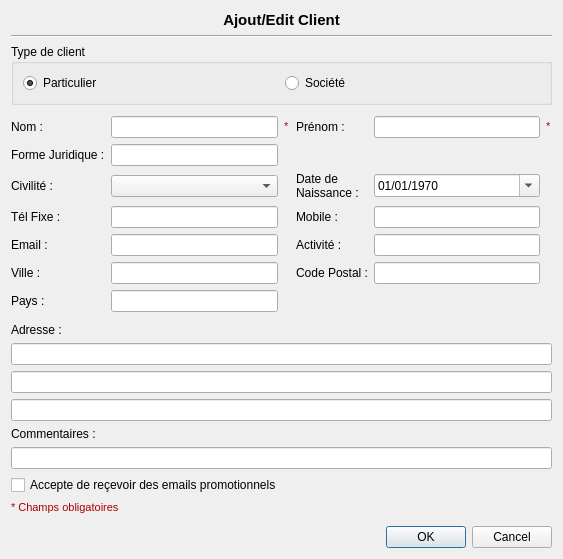
<?xml version="1.0" encoding="UTF-8"?>
<ui version="4.0">
 <class>DialogCustomer</class>
 <widget class="QDialog" name="DialogCustomer">
  <property name="windowModality">
   <enum>Qt::NonModal</enum>
  </property>
  <property name="geometry">
   <rect>
    <x>0</x>
    <y>0</y>
    <width>563</width>
    <height>559</height>
   </rect>
  </property>
  <property name="minimumSize">
   <size>
    <width>500</width>
    <height>0</height>
   </size>
  </property>
  <property name="maximumSize">
   <size>
    <width>16777215</width>
    <height>16777215</height>
   </size>
  </property>
  <property name="windowTitle">
   <string>Client</string>
  </property>
  <property name="windowIcon">
   <iconset resource="../ressources.qrc">
    <normaloff>:/app/customers</normaloff>:/app/customers</iconset>
  </property>
  <layout class="QVBoxLayout" name="verticalLayout_2">
   <item>
    <layout class="QVBoxLayout" name="verticalLayout">
     <item>
      <widget class="QLabel" name="labelTitle">
       <property name="font">
        <font>
         <pointsize>11</pointsize>
         <weight>75</weight>
         <bold>true</bold>
        </font>
       </property>
       <property name="text">
        <string>Ajout/Edit Client</string>
       </property>
       <property name="alignment">
        <set>Qt::AlignCenter</set>
       </property>
      </widget>
     </item>
     <item>
      <widget class="Line" name="line">
       <property name="orientation">
        <enum>Qt::Horizontal</enum>
       </property>
      </widget>
     </item>
     <item>
      <widget class="QGroupBox" name="groupBox_type">
       <property name="title">
        <string>Type de client</string>
       </property>
       <layout class="QHBoxLayout" name="horizontalLayout_2">
        <item>
         <layout class="QHBoxLayout" name="horizontalLayout">
          <item>
           <widget class="QRadioButton" name="radioButton_people">
            <property name="text">
             <string>Particulier</string>
            </property>
            <property name="icon">
             <iconset resource="../ressources.qrc">
              <normaloff>:/app/customers</normaloff>:/app/customers</iconset>
            </property>
            <property name="iconSize">
             <size>
              <width>24</width>
              <height>24</height>
             </size>
            </property>
            <property name="checked">
             <bool>true</bool>
            </property>
           </widget>
          </item>
          <item>
           <widget class="QRadioButton" name="radioButton_compagny">
            <property name="text">
             <string>Société</string>
            </property>
            <property name="icon">
             <iconset resource="../ressources.qrc">
              <normaloff>:/app/compagny</normaloff>:/app/compagny</iconset>
            </property>
            <property name="iconSize">
             <size>
              <width>24</width>
              <height>24</height>
             </size>
            </property>
           </widget>
          </item>
         </layout>
        </item>
       </layout>
      </widget>
     </item>
     <item>
      <layout class="QGridLayout" name="gridLayout">
       <property name="sizeConstraint">
        <enum>QLayout::SetDefaultConstraint</enum>
       </property>
       <property name="topMargin">
        <number>5</number>
       </property>
       <property name="bottomMargin">
        <number>5</number>
       </property>
       <item row="3" column="0">
        <widget class="QLabel" name="label_6">
         <property name="text">
          <string>Tél Fixe :</string>
         </property>
        </widget>
       </item>
       <item row="2" column="0">
        <widget class="QLabel" name="label_civ">
         <property name="text">
          <string>Civilité :</string>
         </property>
        </widget>
       </item>
       <item row="0" column="0">
        <widget class="QLabel" name="label_3">
         <property name="text">
          <string>Nom :</string>
         </property>
        </widget>
       </item>
       <item row="4" column="0">
        <widget class="QLabel" name="label_Email">
         <property name="text">
          <string>Email :</string>
         </property>
        </widget>
       </item>
       <item row="5" column="0">
        <widget class="QLabel" name="label_2">
         <property name="minimumSize">
          <size>
           <width>0</width>
           <height>0</height>
          </size>
         </property>
         <property name="text">
          <string>Ville :</string>
         </property>
        </widget>
       </item>
       <item row="0" column="1">
        <widget class="QLineEdit" name="lineEdit_LastName">
         <property name="maxLength">
          <number>64</number>
         </property>
         <property name="clearButtonEnabled">
          <bool>true</bool>
         </property>
        </widget>
       </item>
       <item row="2" column="1">
        <widget class="QComboBox" name="comboBoxGender">
         <property name="maxVisibleItems">
          <number>10</number>
         </property>
        </widget>
       </item>
       <item row="3" column="1">
        <widget class="QLineEdit" name="lineEdit_PhoneNumber">
         <property name="maxLength">
          <number>24</number>
         </property>
         <property name="clearButtonEnabled">
          <bool>true</bool>
         </property>
        </widget>
       </item>
       <item row="4" column="1">
        <widget class="QLineEdit" name="lineEdit_Email">
         <property name="maxLength">
          <number>128</number>
         </property>
         <property name="clearButtonEnabled">
          <bool>true</bool>
         </property>
        </widget>
       </item>
       <item row="0" column="3">
        <widget class="QLabel" name="label_lastname">
         <property name="text">
          <string>Prénom :</string>
         </property>
        </widget>
       </item>
       <item row="0" column="2">
        <widget class="QLabel" name="label_12">
         <property name="font">
          <font>
           <weight>75</weight>
           <bold>true</bold>
          </font>
         </property>
         <property name="text">
          <string>&lt;!DOCTYPE HTML PUBLIC &quot;-//W3C//DTD HTML 4.0//EN&quot; &quot;http://www.w3.org/TR/REC-html40/strict.dtd&quot;&gt;
&lt;html&gt;&lt;head&gt;&lt;meta name=&quot;qrichtext&quot; content=&quot;1&quot; /&gt;&lt;style type=&quot;text/css&quot;&gt;
p, li { white-space: pre-wrap; }
&lt;/style&gt;&lt;/head&gt;&lt;body style=&quot; font-family:'MS Shell Dlg 2'; font-size:8.25pt; font-weight:400; font-style:normal;&quot;&gt;
&lt;p style=&quot; margin-top:0px; margin-bottom:0px; margin-left:0px; margin-right:0px; -qt-block-indent:0; text-indent:0px;&quot;&gt;&lt;span style=&quot; font-size:8pt; color:#aa0000;&quot;&gt;*&lt;/span&gt;&lt;/p&gt;&lt;/body&gt;&lt;/html&gt;</string>
         </property>
        </widget>
       </item>
       <item row="0" column="4">
        <widget class="QLineEdit" name="lineEdit_FirstName">
         <property name="maxLength">
          <number>64</number>
         </property>
         <property name="clearButtonEnabled">
          <bool>true</bool>
         </property>
        </widget>
       </item>
       <item row="0" column="5">
        <widget class="QLabel" name="label_asterix_ltname">
         <property name="text">
          <string>&lt;!DOCTYPE HTML PUBLIC &quot;-//W3C//DTD HTML 4.0//EN&quot; &quot;http://www.w3.org/TR/REC-html40/strict.dtd&quot;&gt;
&lt;html&gt;&lt;head&gt;&lt;meta name=&quot;qrichtext&quot; content=&quot;1&quot; /&gt;&lt;style type=&quot;text/css&quot;&gt;
p, li { white-space: pre-wrap; }
&lt;/style&gt;&lt;/head&gt;&lt;body style=&quot; font-family:'MS Shell Dlg 2'; font-size:8.25pt; font-weight:400; font-style:normal;&quot;&gt;
&lt;p style=&quot; margin-top:0px; margin-bottom:0px; margin-left:0px; margin-right:0px; -qt-block-indent:0; text-indent:0px;&quot;&gt;&lt;span style=&quot; font-size:8pt; color:#aa0000;&quot;&gt;*&lt;/span&gt;&lt;/p&gt;&lt;/body&gt;&lt;/html&gt;</string>
         </property>
        </widget>
       </item>
       <item row="2" column="3">
        <widget class="QLabel" name="label_date">
         <property name="minimumSize">
          <size>
           <width>0</width>
           <height>0</height>
          </size>
         </property>
         <property name="text">
          <string>Date de
Naissance :</string>
         </property>
         <property name="scaledContents">
          <bool>false</bool>
         </property>
         <property name="margin">
          <number>0</number>
         </property>
        </widget>
       </item>
       <item row="3" column="3">
        <widget class="QLabel" name="label_7">
         <property name="text">
          <string>Mobile :</string>
         </property>
        </widget>
       </item>
       <item row="4" column="3">
        <widget class="QLabel" name="label_9">
         <property name="text">
          <string>Activité :</string>
         </property>
        </widget>
       </item>
       <item row="5" column="1">
        <widget class="QLineEdit" name="lineEdit_City">
         <property name="maxLength">
          <number>64</number>
         </property>
         <property name="clearButtonEnabled">
          <bool>true</bool>
         </property>
        </widget>
       </item>
       <item row="5" column="3">
        <widget class="QLabel" name="label_11">
         <property name="text">
          <string>Code Postal :</string>
         </property>
        </widget>
       </item>
       <item row="2" column="4">
        <widget class="QDateEdit" name="dateEdit">
         <property name="displayFormat">
          <string>dd/MM/yyyy</string>
         </property>
         <property name="calendarPopup">
          <bool>true</bool>
         </property>
         <property name="date">
          <date>
           <year>1970</year>
           <month>1</month>
           <day>1</day>
          </date>
         </property>
        </widget>
       </item>
       <item row="3" column="4">
        <widget class="QLineEdit" name="lineEdit_MobilePhone">
         <property name="maxLength">
          <number>24</number>
         </property>
         <property name="clearButtonEnabled">
          <bool>true</bool>
         </property>
        </widget>
       </item>
       <item row="4" column="4">
        <widget class="QLineEdit" name="lineEdit_Profession">
         <property name="maxLength">
          <number>128</number>
         </property>
         <property name="clearButtonEnabled">
          <bool>true</bool>
         </property>
        </widget>
       </item>
       <item row="5" column="4">
        <widget class="QLineEdit" name="lineEdit_ZipCode">
         <property name="maxLength">
          <number>10</number>
         </property>
         <property name="alignment">
          <set>Qt::AlignCenter</set>
         </property>
         <property name="clearButtonEnabled">
          <bool>true</bool>
         </property>
        </widget>
       </item>
       <item row="1" column="1">
        <widget class="QLineEdit" name="lineEdit_compagny">
         <property name="maxLength">
          <number>128</number>
         </property>
         <property name="clearButtonEnabled">
          <bool>true</bool>
         </property>
        </widget>
       </item>
       <item row="1" column="0">
        <widget class="QLabel" name="label_compagny">
         <property name="text">
          <string>Forme Juridique :</string>
         </property>
        </widget>
       </item>
       <item row="6" column="0">
        <widget class="QLabel" name="label">
         <property name="text">
          <string>Pays :</string>
         </property>
        </widget>
       </item>
       <item row="6" column="1">
        <widget class="QLineEdit" name="lineEdit_country">
         <property name="maxLength">
          <number>64</number>
         </property>
         <property name="clearButtonEnabled">
          <bool>true</bool>
         </property>
        </widget>
       </item>
      </layout>
     </item>
     <item>
      <widget class="QLabel" name="label_8">
       <property name="text">
        <string>Adresse :</string>
       </property>
      </widget>
     </item>
     <item>
      <widget class="QLineEdit" name="lineEdit_Add1">
       <property name="sizePolicy">
        <sizepolicy hsizetype="Expanding" vsizetype="Fixed">
         <horstretch>0</horstretch>
         <verstretch>0</verstretch>
        </sizepolicy>
       </property>
       <property name="maxLength">
        <number>128</number>
       </property>
       <property name="clearButtonEnabled">
        <bool>true</bool>
       </property>
      </widget>
     </item>
     <item>
      <widget class="QLineEdit" name="lineEdit_Add2">
       <property name="maxLength">
        <number>128</number>
       </property>
       <property name="clearButtonEnabled">
        <bool>true</bool>
       </property>
      </widget>
     </item>
     <item>
      <widget class="QLineEdit" name="lineEdit_Add3">
       <property name="maxLength">
        <number>128</number>
       </property>
       <property name="clearButtonEnabled">
        <bool>true</bool>
       </property>
      </widget>
     </item>
     <item>
      <widget class="QLabel" name="label_10">
       <property name="text">
        <string>Commentaires :</string>
       </property>
      </widget>
     </item>
     <item>
      <widget class="QLineEdit" name="lineEdit_Comments">
       <property name="maxLength">
        <number>256</number>
       </property>
       <property name="clearButtonEnabled">
        <bool>true</bool>
       </property>
      </widget>
     </item>
     <item>
      <widget class="QCheckBox" name="checkBox_promo">
       <property name="text">
        <string>Accepte de reçevoir des emails promotionnels</string>
       </property>
      </widget>
     </item>
    </layout>
   </item>
   <item>
    <widget class="QLabel" name="label_13">
     <property name="text">
      <string>&lt;!DOCTYPE HTML PUBLIC &quot;-//W3C//DTD HTML 4.0//EN&quot; &quot;http://www.w3.org/TR/REC-html40/strict.dtd&quot;&gt;
&lt;html&gt;&lt;head&gt;&lt;meta name=&quot;qrichtext&quot; content=&quot;1&quot; /&gt;&lt;style type=&quot;text/css&quot;&gt;
p, li { white-space: pre-wrap; }
&lt;/style&gt;&lt;/head&gt;&lt;body style=&quot; font-family:'MS Shell Dlg 2'; font-size:8.25pt; font-weight:400; font-style:normal;&quot;&gt;
&lt;p style=&quot; margin-top:0px; margin-bottom:0px; margin-left:0px; margin-right:0px; -qt-block-indent:0; text-indent:0px;&quot;&gt;&lt;span style=&quot; font-size:8pt; color:#aa0000;&quot;&gt;* Champs obligatoires&lt;/span&gt;&lt;/p&gt;&lt;/body&gt;&lt;/html&gt;</string>
     </property>
    </widget>
   </item>
   <item>
    <spacer name="verticalSpacer">
     <property name="orientation">
      <enum>Qt::Vertical</enum>
     </property>
     <property name="sizeHint" stdset="0">
      <size>
       <width>20</width>
       <height>40</height>
      </size>
     </property>
    </spacer>
   </item>
   <item>
    <widget class="QDialogButtonBox" name="buttonBox">
     <property name="orientation">
      <enum>Qt::Horizontal</enum>
     </property>
     <property name="standardButtons">
      <set>QDialogButtonBox::Cancel|QDialogButtonBox::Ok</set>
     </property>
    </widget>
   </item>
  </layout>
 </widget>
 <tabstops>
  <tabstop>radioButton_people</tabstop>
  <tabstop>radioButton_compagny</tabstop>
  <tabstop>lineEdit_LastName</tabstop>
  <tabstop>lineEdit_FirstName</tabstop>
  <tabstop>lineEdit_compagny</tabstop>
  <tabstop>comboBoxGender</tabstop>
  <tabstop>dateEdit</tabstop>
  <tabstop>lineEdit_PhoneNumber</tabstop>
  <tabstop>lineEdit_MobilePhone</tabstop>
  <tabstop>lineEdit_Email</tabstop>
  <tabstop>lineEdit_Profession</tabstop>
  <tabstop>lineEdit_City</tabstop>
  <tabstop>lineEdit_ZipCode</tabstop>
  <tabstop>lineEdit_country</tabstop>
  <tabstop>lineEdit_Add1</tabstop>
  <tabstop>lineEdit_Add2</tabstop>
  <tabstop>lineEdit_Add3</tabstop>
  <tabstop>lineEdit_Comments</tabstop>
  <tabstop>checkBox_promo</tabstop>
  <tabstop>buttonBox</tabstop>
 </tabstops>
 <resources>
  <include location="../ressources.qrc"/>
 </resources>
 <connections>
  <connection>
   <sender>buttonBox</sender>
   <signal>accepted()</signal>
   <receiver>DialogCustomer</receiver>
   <slot>accept()</slot>
   <hints>
    <hint type="sourcelabel">
     <x>248</x>
     <y>254</y>
    </hint>
    <hint type="destinationlabel">
     <x>157</x>
     <y>274</y>
    </hint>
   </hints>
  </connection>
  <connection>
   <sender>buttonBox</sender>
   <signal>rejected()</signal>
   <receiver>DialogCustomer</receiver>
   <slot>reject()</slot>
   <hints>
    <hint type="sourcelabel">
     <x>316</x>
     <y>260</y>
    </hint>
    <hint type="destinationlabel">
     <x>286</x>
     <y>274</y>
    </hint>
   </hints>
  </connection>
 </connections>
</ui>
